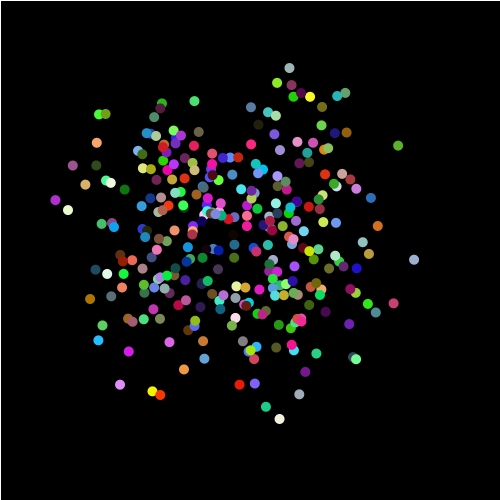
Frame 1 (no input)
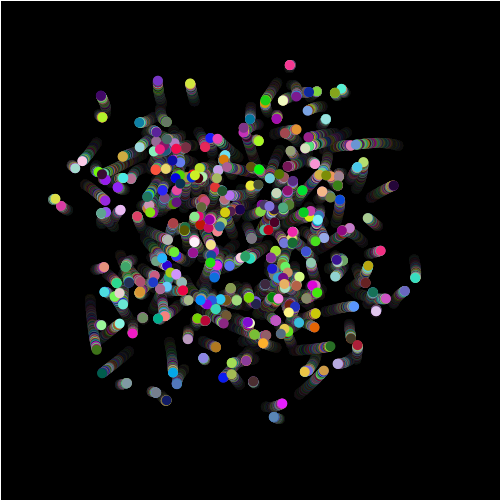
Frame 60 (the mouse pressed at the canvas centre just before this capture)
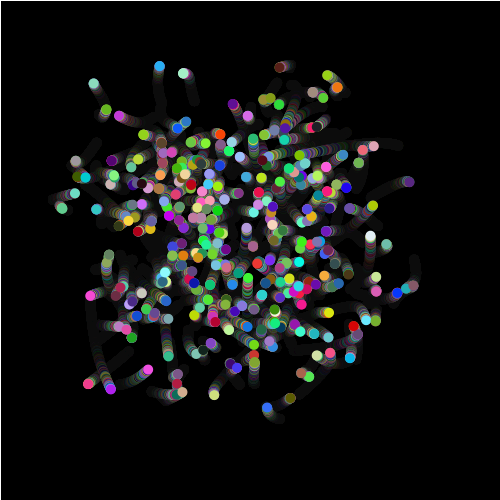
Frame 120 (the mouse held since frame 60 and released just before this capture)

The Processing sketch that drew these frames (run headless with seeded random() and noise(); from frame 60 on, the mouse is pressed at the canvas centre):

// Processing sketch: magicalWarms
// ── magicalWarms.pde
import java.util.*;

float frequency = .001;
float noiseInterval = PI;

Random rand = new Random();

void setup()
{
  size(500,500);
  background(0,0,0);
}

void draw()
{
  //background(0,0,0);
  //fill(255, 255, 255);
  fill(rand.nextInt(255), rand.nextInt(255), rand.nextInt(255));
  stroke(255,255,255);
  
  makeMagical();
  
  for(int a=0;a<=300;a++)
  {
    fill(rand.nextInt(255), rand.nextInt(255), rand.nextInt(255));
    ellipse(getWormX(a), getWormY(a), 10, 10);
  }
  
}

void makeMagical() {
     fill( 0, 0, 0, 10 );
     rect(0, 0, width, height);
     noStroke();
}

float getWormX(int i) {
     return map(noise(i*noiseInterval + frameCount * frequency), 0, 1, 0, width);
}

float getWormY(int i) {
     return map(noise(i*noiseInterval+1 + frameCount * frequency), 0, 1, 0, height);
}
